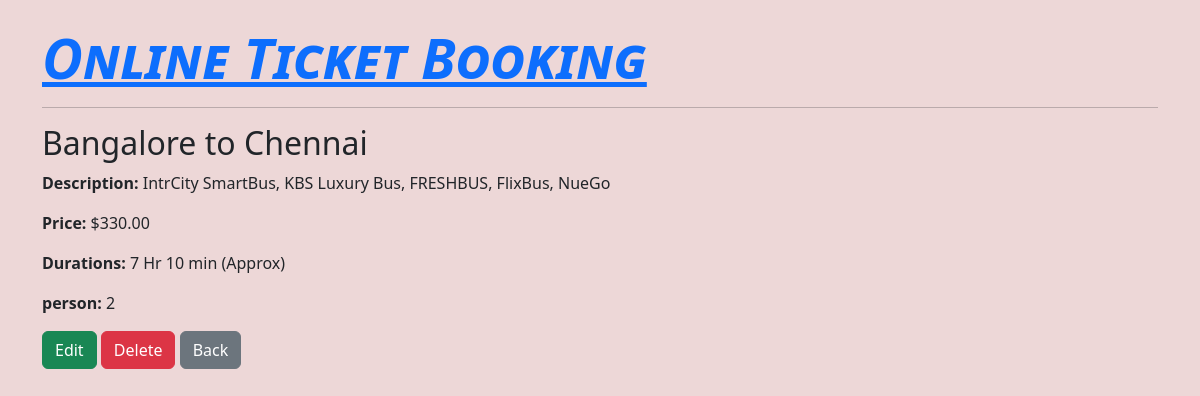
The app's page /tic_detail/5/ with its own data.
### ticket/models.py (models this page shows, shortened)
class Bus(models.Model):
    routes = models.CharField(max_length=100)
    description = models.TextField()
    price = models.DecimalField(max_digits=8, decimal_places=2)
    durations = models.CharField(max_length=100)
    person = models.IntegerField(null=True,blank=True)
    date = models.DateField()

### ticket/views.py (the view)
# urls.py: path('tic_detail/<int:id>/', views.tic_detail, name='tic-detail'),
def tic_detail(request, id):
    ticket = get_object_or_404(Bus, id=id)
    return render(request, 'tic_detail.html', {'ticket' : ticket})

### ticket/templates/tic_detail.html
{% extends 'base.html' %}
{% block content %}
<h2 class="route">{{ ticket.routes }}</h2>
<p><strong>Description:</strong> {{ ticket.description }}</p>
<p><strong>Price:</strong> ${{ ticket.price }}</p>
<p><strong>Durations:</strong> {{ ticket.durations }}</p>
<p><strong>person:</strong> {{ ticket.person }}</p>
<a href="{% url 'edit-bus' ticket.id %}" class="btn btn-success">Edit</a>
<a href="{% url 'delete-bus' ticket.id %}" class="btn btn-danger">Delete</a>
<a href="{% url 'home' %}" class="btn btn-secondary">Back</a>
{% endblock %}

### ticket/static/style.css (style rules this page uses)
body { height: 100vh; width: 100%; box-sizing: border-box; background: rgb(237, 215, 215); }

### records on screen
Bus: routes "Bangalore to Chennai", description "IntrCity SmartBus, KBS Luxury Bus, FRESHBUS, FlixBus, NueGo", price "330.00", durations "7 Hr 10 min (Approx)", person "2"
